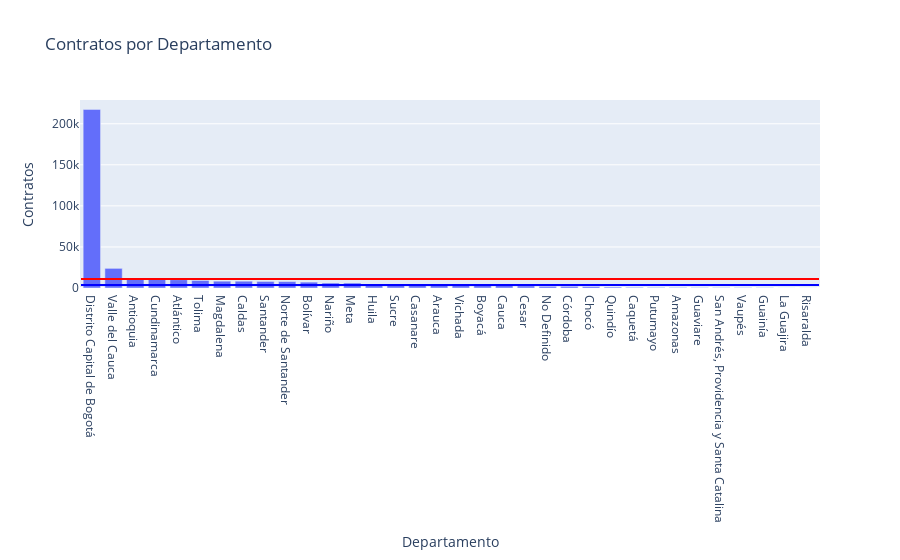

Write notebook code for a chart like this one.
### Code cell
# Create a bar plot using Plotly Express
fig = px.bar(category_counts, x='Departamento', y='Count', title='Contratos por Departamento')
# fig.update_traces(marker_color='skyblue')

# Add horizontal lines for mean and median
fig.add_shape(type='line',
              x0=-0.5, x1=len(category_counts) - 0.5,
              y0=mean_count, y1=mean_count,
              line=dict(color='red', width=2),
              name=f'Mean: {mean_count:.2f}')

fig.add_shape(type='line',
              x0=-0.5, x1=len(category_counts) - 0.5,
              y0=median_count, y1=median_count,
              line=dict(color='blue', width=2),
              name=f'Median: {median_count:.2f}')

# Customize the layout (optional)
fig.update_layout(xaxis_title='Departamento', yaxis_title='Contratos'
                #   , xaxis_tickangle=0
                  )

# Show the plot
fig.show()

### Figure 1 — Plotly figure (JSON) as saved in the notebook; plotly's stock layout.template omitted (floating-point values rounded to 4 significant figures)
{"data": [{"alignmentgroup": "True", "hovertemplate": "Departamento=%{x}<br>Count=%{y}<extra></extra>", "legendgroup": "", "marker": {"color": "#636efa", "pattern": {"shape": ""}}, "name": "", "offsetgroup": "", "orientation": "v", "showlegend": false, "textposition": "auto", "type": "bar", "x": ["Distrito Capital de Bogotá", "Valle del Cauca", "Antioquia", "Cundinamarca", "Atlántico", "Tolima", "Magdalena", "Caldas", "Santander", "Norte de Santander", "Bolívar", "Nariño", "Meta", "Huila", "Sucre", "Casanare", "Arauca", "Vichada", "Boyacá", "Cauca", "Cesar", "No Definido", "Córdoba", "Chocó", "Quindío", "Caquetá", "Putumayo", "Amazonas", "Guaviare", "San Andrés, Providencia y Santa Catalina", "Vaupés", "Guainía", "La Guajira", "Risaralda"], "xaxis": "x", "y": [217469, 23916, 11919, 10756, 10156, 9184, 8326, 8291, 8004, 7827, 7176, 6032, 6015, 4235, 4125, 3906, 3731, 3384, 3363, 3262, 2588, 2032, 2016, 1754, 1134, 758, 627, 532, 370, 362, 351, 270, 42, 7], "yaxis": "y"}], "layout": {"barmode": "relative", "legend": {"tracegroupgap": 0}, "shapes": [{"line": {"color": "red", "width": 2}, "name": "Mean: 10997.65", "type": "line", "x0": -0.5, "x1": 33.5, "y0": 11000.0, "y1": 11000.0}, {"line": {"color": "blue", "width": 2}, "name": "Median: 3557.50", "type": "line", "x0": -0.5, "x1": 33.5, "y0": 3558.0, "y1": 3558.0}], "title": {"text": "Contratos por Departamento"}, "xaxis": {"anchor": "y", "domain": [0, 1], "title": {"text": "Departamento"}}, "yaxis": {"anchor": "x", "domain": [0, 1], "title": {"text": "Contratos"}}}}
